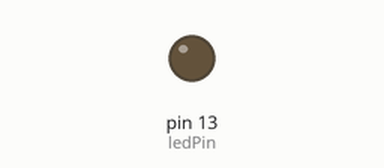
Recording of a sketch running on a simulated Arduino Uno, built with avr-gcc and run on an emulated ATmega328P. On the bench: output pins drawn as LEDs (lit = HIGH).

Above: at 1.0 s.
At 20.0 s:
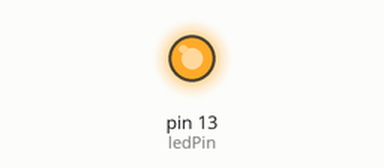
Timing chart, 0 to 21.1 s (numbered marks = the images above):
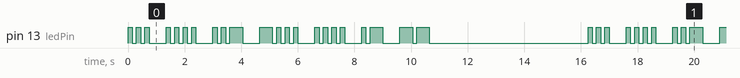

The sketch:

Arduino_Nano_33_Iot_Blinking_Name_Task1.1P.ino
```cpp
int ledPin = 13;          // LED connected to digital pin 13
int dotLength = 150;      // Duration of a dot in milliseconds
int dashDuration = 450;   // Duration of a dash in milliseconds

void setup() {
  pinMode(ledPin, OUTPUT);
}

void loop() {
  sendNameInMorse();
  delay(5000);  // Wait 5 seconds before repeating the Morse code sequence
}

void sendNameInMorse() {
  sendMorse("...");    // S
  sendMorse("....");   // H
  sendMorse("..-");    // U
  sendMorse("-...");   // B
  sendMorse("....");   // H
  sendMorse(".-");     // A
  sendMorse("--");     // M
}

void sendMorse(String code) {
  for (int i = 0; i < code.length(); i++) {
    if (code[i] == '.') {
      sendDot();
    } else if (code[i] == '-') {
      sendDash();
    }
  }
  delay(dashDuration);  // Pause between letters
}

void sendDot() {
  turnOnLED(dotLength);
  delay(dotLength);  // Gap between elements
}

void sendDash() {
  turnOnLED(dashDuration);
  delay(dotLength);  // Gap between elements
}

void turnOnLED(int duration) {
  digitalWrite(ledPin, HIGH);
  delay(duration);
  digitalWrite(ledPin, LOW);
}
```

Measured:
- by itself, pin 13 (ledPin): moves between LOW and HIGH, repeating every 16.3 s
- by itself, everything shown: repeats every 16.3 s, in 44 steps
